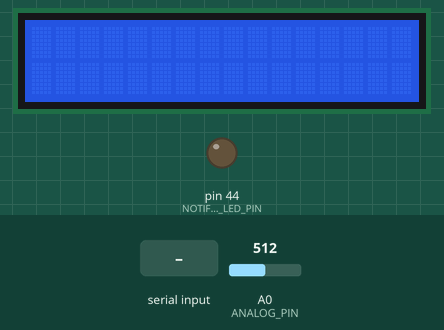
Recording of a sketch running on a simulated Arduino Mega 2560, built with avr-gcc and run on an emulated ATmega2560. Shown: 16×2 character LCD, output pins drawn as LEDs (lit = HIGH). The test bench sets the inputs (shaded band); at power-on: A0 (ANALOG_PIN) = 512.

Above: at 1.2 s.
1.3 s: "1\n" received over Serial
At 2.6 s:
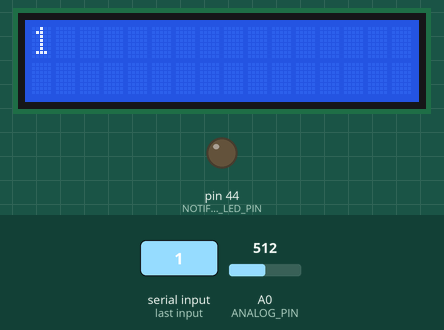
3.3 s: "0\n" received over Serial
At 3.64 s:
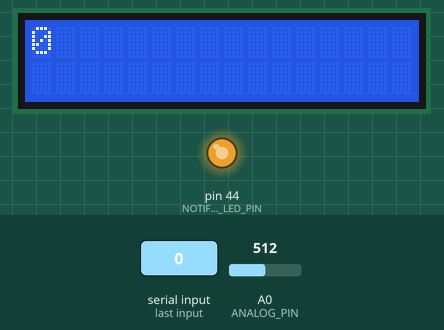
5.0 s: byte 10 ('\n') received over Serial
At 6.6 s:
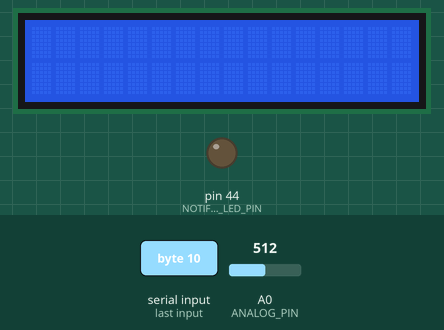
Timing chart, 0 to 8.1 s (numbered marks = the images above; inputs shaded):
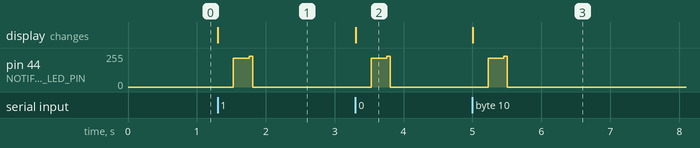

Measured:
- after the input at 1.3 s, pin 44 (NOTIFICATION_LED_PIN): 0/255 → 214/255 after 0.23 s, → 0/255 0.23 s later; the display: changes at once (image 1)
- after the input at 3.3 s, pin 44 (NOTIFICATION_LED_PIN): 0/255 → 214/255 after 0.23 s, → 0/255 0.23 s later; the display: changes at once (image 2)
- after the input at 5.0 s, pin 44 (NOTIFICATION_LED_PIN): 0/255 → 214/255 after 0.23 s, → 0/255 0.23 s later; the display: changes at once (image 3)

The sketch:

notification-arduino.ino
```cpp
// include the library code:
#include <LiquidCrystal.h>

// initialize the library with the numbers of the interface pins
LiquidCrystal lcd(8, 9, 4, 5, 6, 7);

const int NOTIFICATION_LED_PIN = 44;
int ANALOG_PIN = A0; // used for debugging script from user input

bool shouldBlink = false;
int currentLEDValue = 0;
int initialLEDValue = 0;
int stepLEDValue = 1;
int maxLEDValue = 500;
float sinVal;
int ledVal;

int val = 0;  // variable to store the value read
// Used to hold notification type
String notificationType = "";
// Used to hold notification message
String message = "";

String inputString = "";
bool stringComplete = false;

void setup() {
  Serial.begin(9600);
  pinMode(NOTIFICATION_LED_PIN, OUTPUT);
  analogWrite(NOTIFICATION_LED_PIN, 0);
  message.reserve(256);
  lcd.begin(16, 2);
  lcd.setCursor(0, 0);
  lcd.clear();
}

void loop() {
  val = analogRead(ANALOG_PIN);
  if (stringComplete) {
    lcd.setCursor(0, 0);
    lcd.clear();
    shouldBlink = true;
    lcd.print(inputString);

        // clear the string:
    inputString = "";
    stringComplete = false;
  }

  blinkLed();
}

void blinkLed()
{
  if (shouldBlink) {
    shouldBlink = false;
    for (int x = 0; x < 20; x++) {
      sinVal = sin(x/9);
      ledVal = int(sinVal*255); // Why it is 255?
      analogWrite(NOTIFICATION_LED_PIN, ledVal);
      delay(25);
    }
    analogWrite(NOTIFICATION_LED_PIN, 0);
  }
}

/*
  SerialEvent occurs whenever a new data comes in the hardware serial RX. This
  routine is run between each time loop() runs, so using delay inside loop can
  delay response. Multiple bytes of data may be available.
*/
void serialEvent() {
  while (Serial.available()) {
    // get the new byte:
    char inChar = (char)Serial.read();
    // if the incoming character is a newline, set a flag so the main loop can
    // do something about it:
    if (inChar == '\n') {
      stringComplete = true;
    } else {
      inputString += inChar;
    }
  }
}
```
